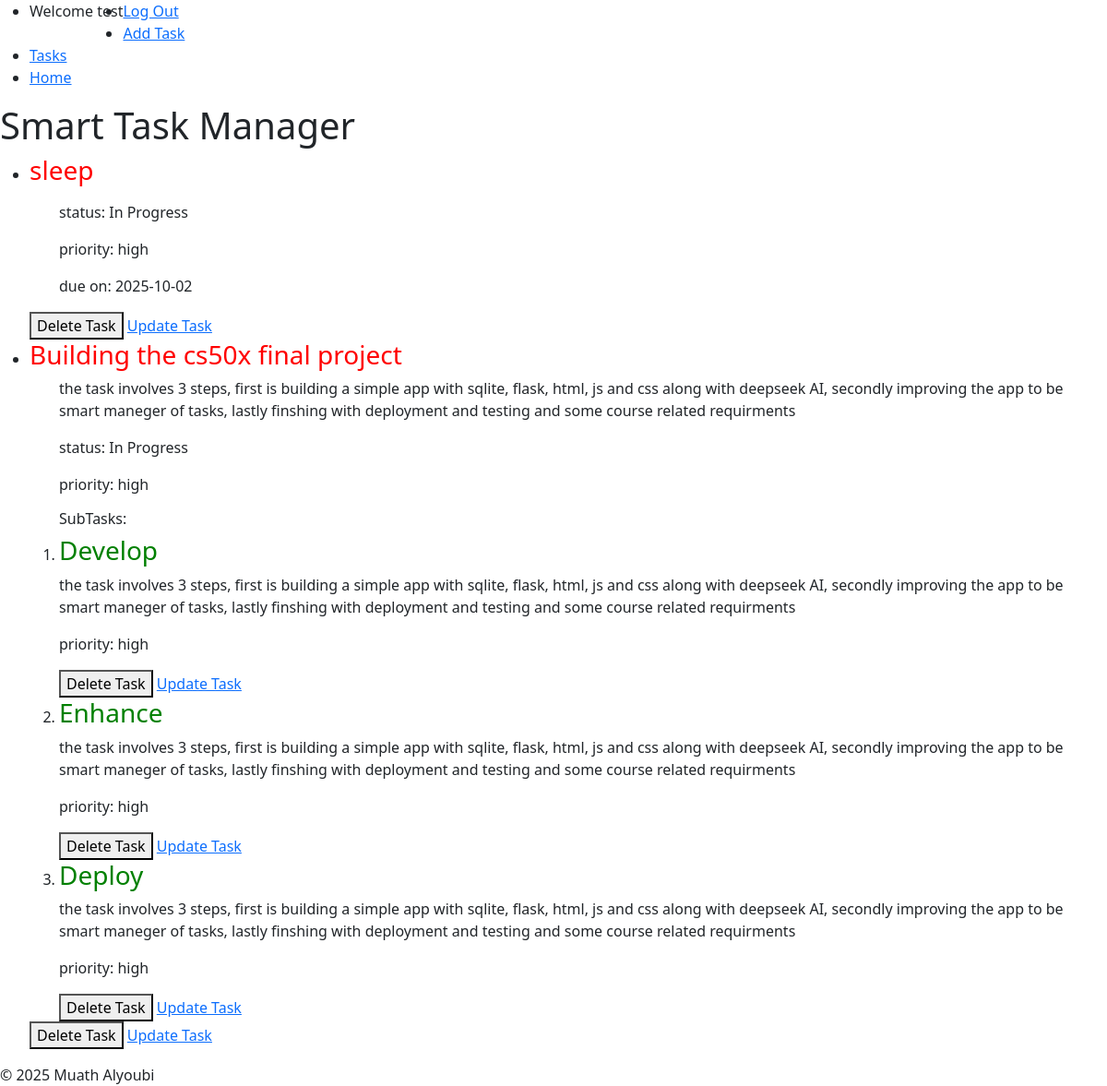
/tasks (signed in), run on an earlier commit of the app's database.
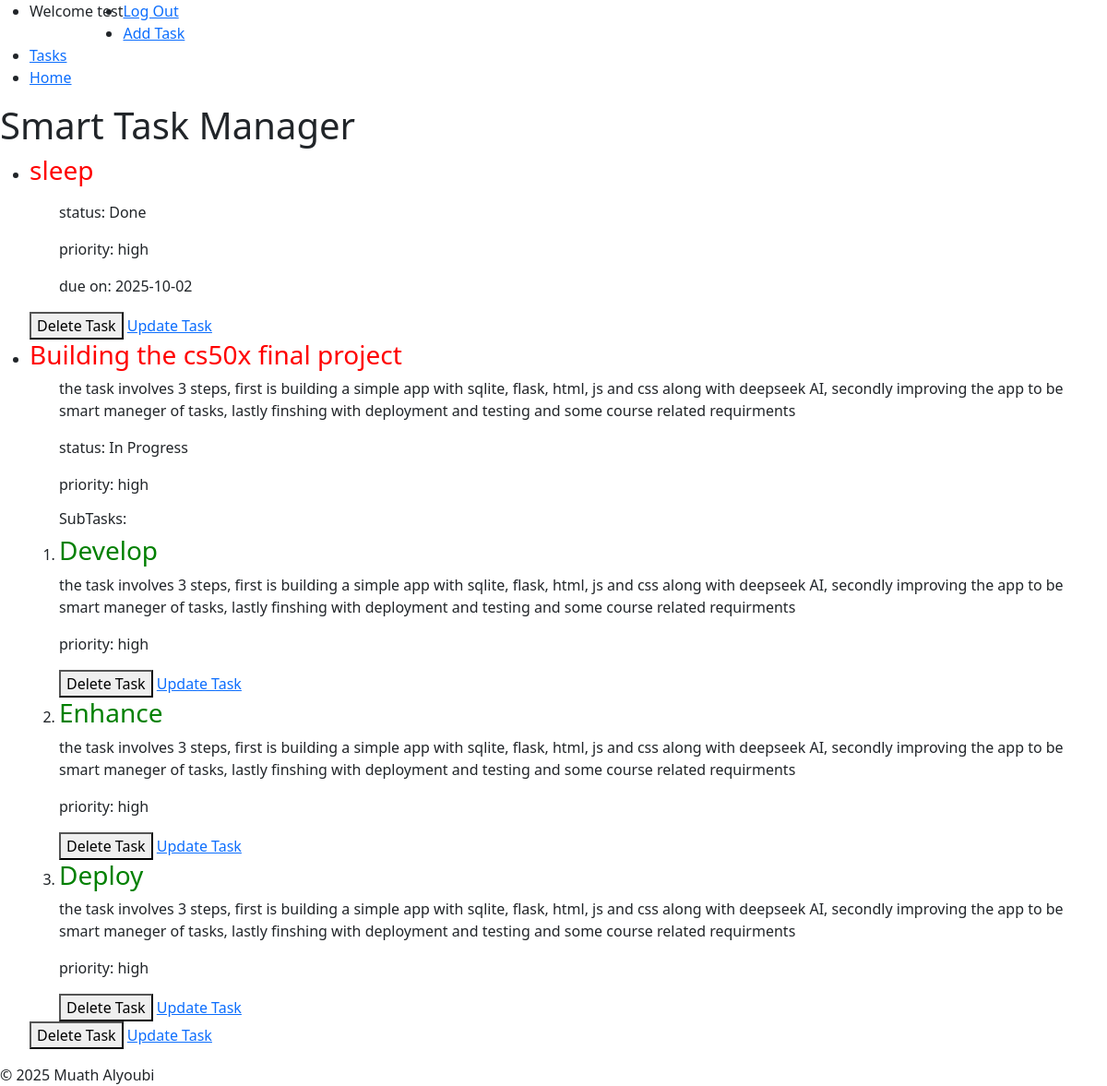
And on a later commit of the database.
### tables this page shows
CREATE TABLE tasks(
                id INTEGER PRIMARY KEY AUTOINCREMENT NOT NULL,
                title TEXT NOT NULL,
                user_id INTEGER NOT NULL,
                description TEXT,
                status TEXT NOT NULL DEFAULT 'To Do',
                created_at TIMESTAMP DEFAULT CURRENT_TIMESTAMP, 
                priority TEXT NOT NULL, 
                due_date DATE, parent_id INTEGER DEFAULT NULL,  
                FOREIGN KEY (user_id) REFERENCES users(id) ON DELETE CASCADE
                );

### app.py (the view)
@app.route("/tasks")
@login_required
def tasks():
    tasks =  get_tasks_by_user(session["user_id"])
    subtasks = get_subtasks(session["user_id"])
    return render_template("tasks.html", tasks=tasks,  subtasks=subtasks)

### db.py (called while the page is built)
def get_db():
    if "db" not in g:
        g.db = sqlite3.connect(
            DATABASE,
            detect_types=sqlite3.PARSE_DECLTYPES,
            check_same_thread=False
        )
        g.db.row_factory = sqlite3.Row
    return g.db

def get_tasks_by_user(user_id):
    db = get_db()
    return db.execute(
        """SELECT * FROM tasks WHERE user_id = ? ORDER BY
        CASE WHEN due_date IS NULL THEN 1 ELSE 0 END,
        due_date ASC,
        CASE priority
            WHEN 'high' THEN 1
            WHEN 'medium' THEN 2
            WHEN 'low' THEN 3
        END ASC;
        """,(user_id,)).fetchall()

def get_subtasks(user_id):
    db = get_db()
    return db.execute(
        "SELECT * FROM tasks WHERE user_id = ? AND parent_id IS NOT NULL ORDER BY parent_id",
        (user_id,)).fetchall()

### helpers.py (called while the page is built)
def login_required(f):
    @wraps(f)
    def decorated_function(*args, **kwargs):
        if session.get("user_id") is None:
            return redirect(url_for('login', next=request.url))
        return f(*args, **kwargs)
    return decorated_function

### templates/tasks.html (shortened to what this page needs)
{% extends "layout.html" %}
{% block body %}
    <header>
        <h1>Smart Task Manager</h1>
    </header>
    <main>
        <section id="tasks">
            <ul>
                {% for task in tasks %}
                    {% if task.parent_id is none %}
                        <li>
                            <h3 style="color: red;">{{ task.title }}</h3>
                            <ul>
                                <p>{{ task.description }}</p>
                                <p>status: {{ task.status }}</p>
                                <p>priority: {{ task.priority }}</p>
                                {% if task.due_date is not none %}
                                    <p>due on: {{ task.due_date }}</p>
                                {% endif %}
                            </ul>
                                {% set ns = namespace(printed=false) %}
                                <ol>
                                {% for sub in subtasks %}
                                    {% if sub.parent_id == task.id %}
                                        {% if not ns.printed %}
                                            <h6>SubTasks:</h6>
                                            {% set ns.printed = true %}
                                        {% endif %}
                                    <li>
                                        <h3 style="color: green;">{{ sub.title }}</h3>
                                        <p>{{ task.description }}</p>
                                        <p>priority: {{ task.priority }}</p>
                                        <button onclick="deleteTask('{{ task.id }}')" id="delete-task">Delete Task</button>
                                        <a href="{{ url_for('editTask', id=sub.id) }}" id="update-task">Update Task</a>
                                    </li>
                                    {% endif %}
                            {% endfor %}
                            </ol>
                            <button onclick="deleteTask('{{ task.id }}')" id="delete-task">Delete Task</button>
                            <a href="{{ url_for('editTask', id=task.id) }}" id="update-task">Update Task</a>
                        </li>
                    {% endif %}
                {% endfor %}
            </ul>
        </section>
    </main>
{% endblock %}

What changed in the data, as far as the page shows it:
changed tasks "sleep": status "In Progress" → "Done"
